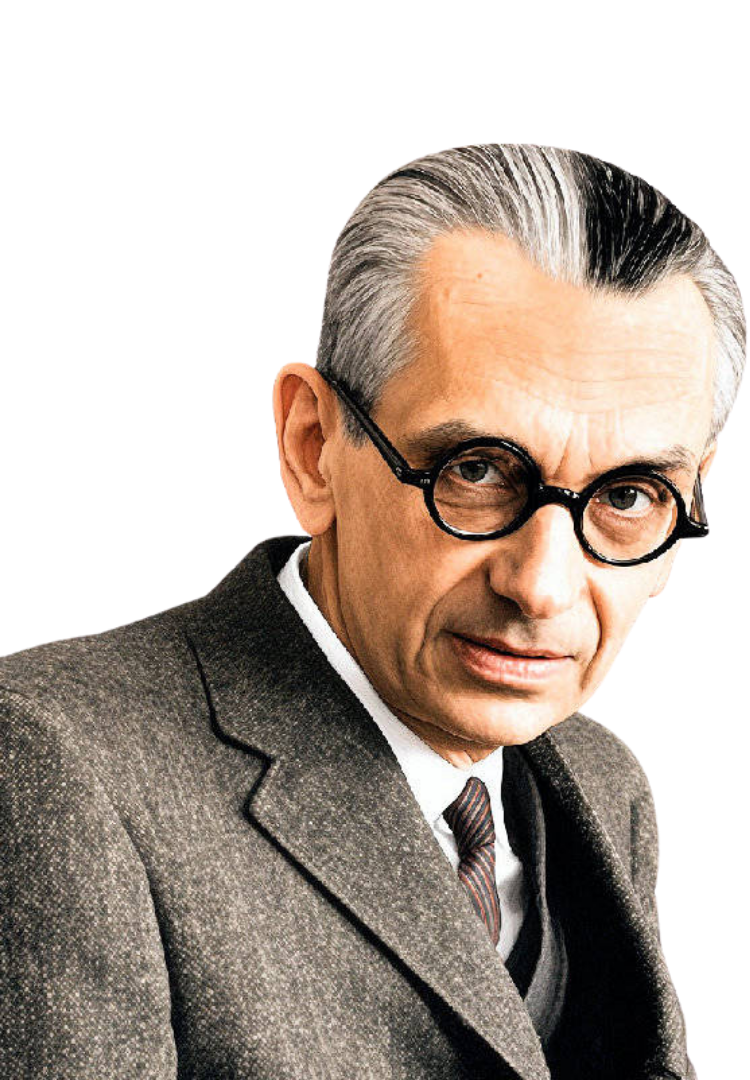
#> input picture godel-neutral.png, 750 x 1080 px
$ python cutout.py ../..
#> lines starting #> are read from the running program, lines starting #| are printed output that depends on the picture
#> in main, src is the input picture: PIL image 750x1080 RGBA; mean R, G, B, A 84.9, 72.9, 63.8, 152.7
"""Convierte fotos de personajes en recortes estilo collage: contorno crema sólido.
La sombra no se hornea: se aplica con CSS (.vn-character img) para poder ajustarla.

Uso (desde frontend/):
    python scripts/cutout.py public/assets/characters/turing
    python scripts/cutout.py public/assets/characters/godel

- Lee todos los PNG de la carpeta (excepto la subcarpeta cutout/).
- --mask: PNG cuya transparencia se aplica a todos. Sirve cuando las variantes
  (expresiones) tienen la misma silueta pero se exportaron con fondo sólido.
- Escribe los resultados en <carpeta>/cutout/ con el mismo nombre.
Requiere: pip install pillow numpy
"""
import argparse
from pathlib import Path

import numpy as np
from PIL import Image, ImageFilter


CREAM = (246, 236, 214)


def outline(img: Image.Image, mask: Image.Image | None, width: int, color=CREAM) -> Image.Image:
#> called with width = 26, color = (246, 236, 214)
    img = img.convert('RGBA')
    if mask is not None:
        img.putalpha(mask.convert('RGBA').getchannel('A'))

    # Margen para que el contorno no se corte en los bordes de arriba y los lados.
    pad = width + 4
    canvas = Image.new('RGBA', (img.width + 2 * pad, img.height + pad), (0, 0, 0, 0))
#> canvas: PIL image 810x1110 RGBA; every value is 0
    canvas.paste(img, (pad, pad))
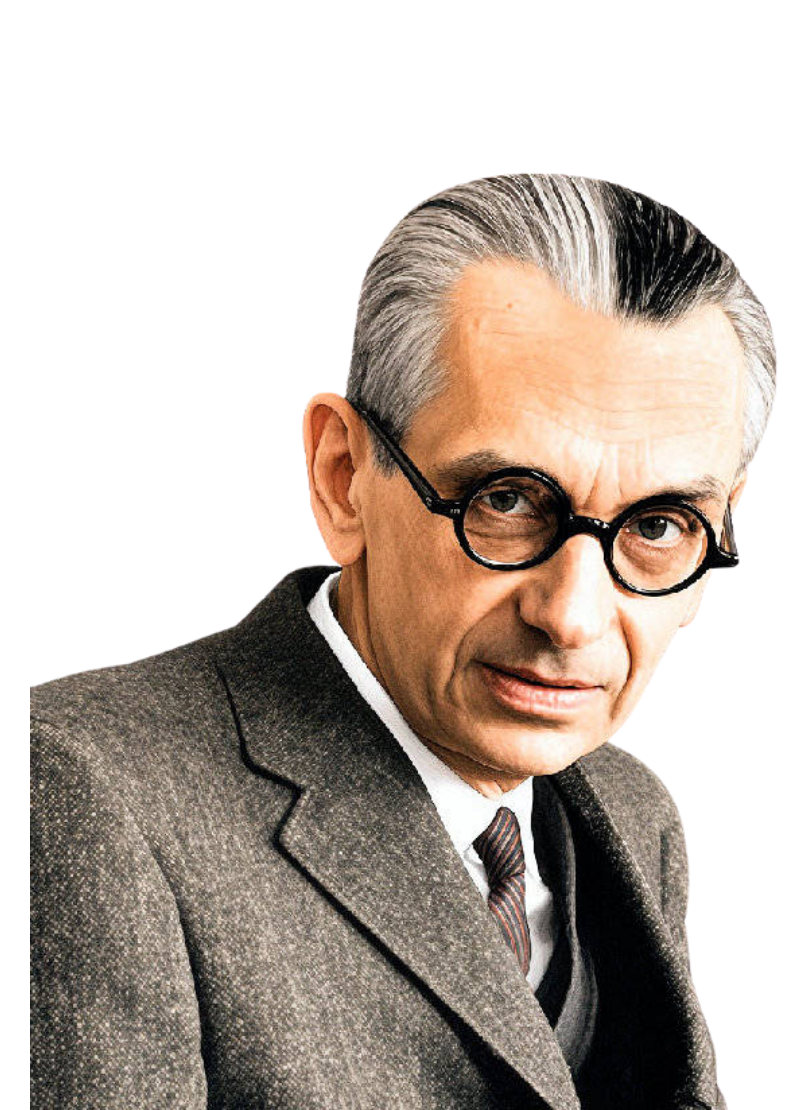
#> canvas: PIL image 810x1110 RGBA; mean R, G, B, A 76.5, 65.7, 57.5, 137.6; transparent parts drawn white

    # Dilatación con un disco: máximo de la transparencia desplazada en todas las
    # direcciones dentro del radio. Da un borde sólido y nítido (sin degradado).
    alpha = np.array(canvas.getchannel('A'))
    alpha = np.where(alpha > 40, alpha, 0)  # ignora restos semitransparentes del recorte
    grown = alpha.copy()
    h, w = alpha.shape
#> h = 1110; w = 810
    for dy in range(-width, width + 1):
        for dx in range(-width, width + 1):
            if dx * dx + dy * dy > width * width:
                continue
            shifted = np.zeros_like(alpha)
            shifted[max(dy, 0):h + min(dy, 0), max(dx, 0):w + min(dx, 0)] = \
                alpha[max(-dy, 0):h + min(-dy, 0), max(-dx, 0):w + min(-dx, 0)]
            np.maximum(grown, shifted, out=grown)
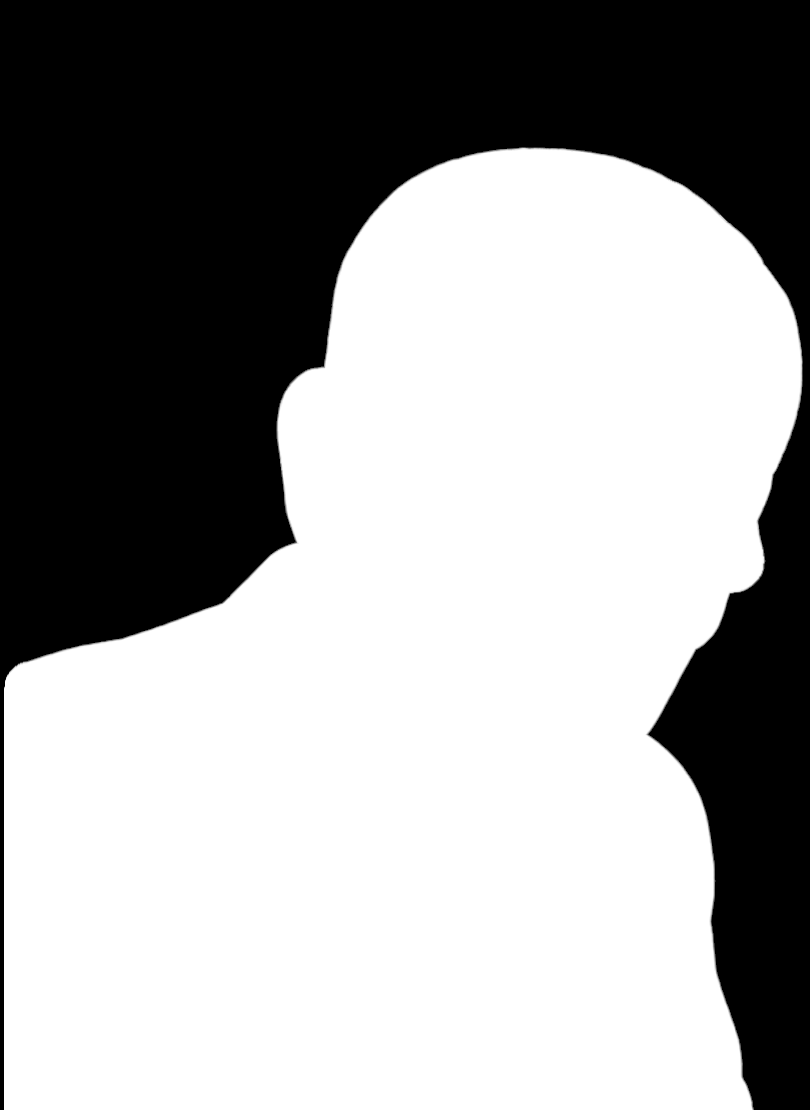
#> grown: shape (1110, 810); min 0, max 255, mean 156
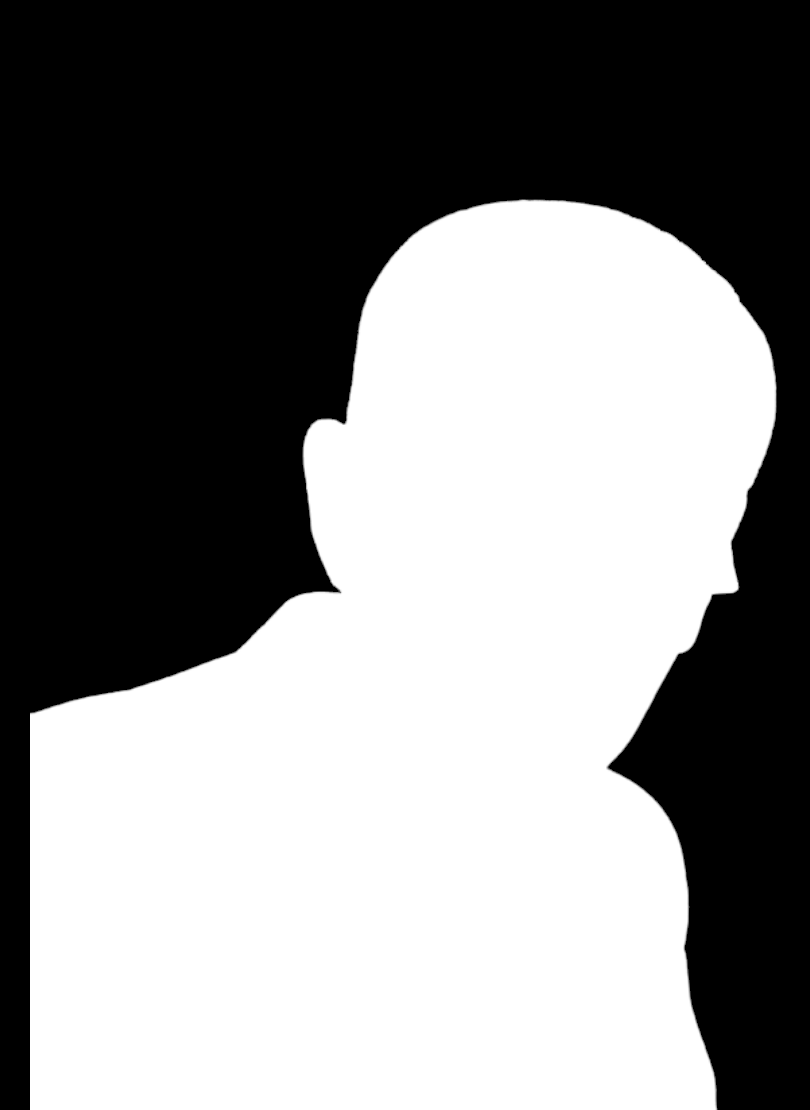
#> shifted: shape (1110, 810); min 0, max 255, mean 132.4
    # Suaviza solo 1 px para que el borde no se vea pixelado.
    grown_img = Image.fromarray(grown).filter(ImageFilter.GaussianBlur(0.7))

    ring = Image.new('RGBA', canvas.size, (*color, 0))
    ring.putalpha(grown_img)
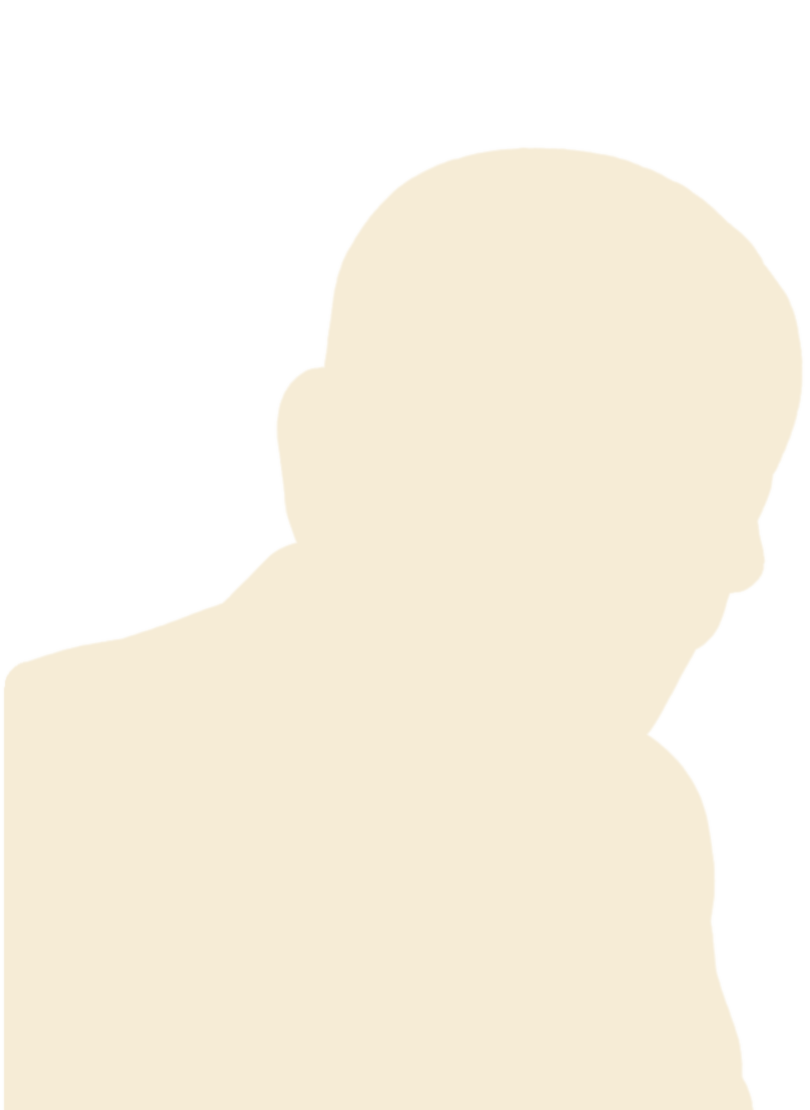
#> ring: PIL image 810x1110 RGBA; mean R, G, B, A 246, 236, 214, 156; transparent parts drawn white
    return Image.alpha_composite(ring, canvas)
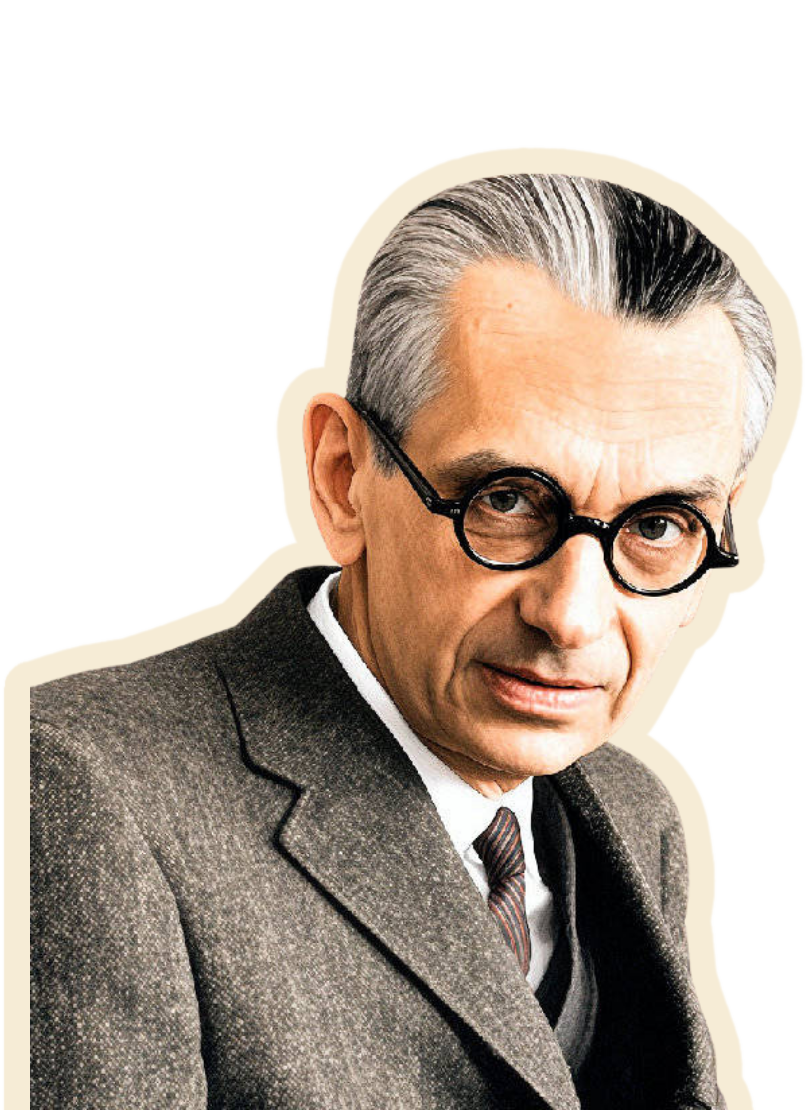
#> returned value: PIL image 810x1110 RGBA; mean R, G, B, A 189, 173.8, 155.4, 156; transparent parts drawn white


def main() -> None:
    p = argparse.ArgumentParser()
    p.add_argument('folder', type=Path)
    p.add_argument('--mask', help='PNG de la carpeta cuya transparencia se usa para todos')
    p.add_argument('--width', type=int, default=26, help='grosor del contorno en px')
    p.add_argument('--size', default='750x1080',
                   help='tamaño común (ANCHOxALTO) al que se escalan todas las expresiones antes del contorno')
    args = p.parse_args()

    out = args.folder / 'cutout'
    out.mkdir(exist_ok=True)
    size = tuple(int(n) for n in args.size.lower().split('x'))
    mask = Image.open(args.folder / args.mask) if args.mask else None
    for f in sorted(args.folder.glob('*.png')):
        src = Image.open(f)
        # Las expresiones pueden venir exportadas a otra escala (misma proporción):
        # se igualan para que el personaje no "salte" al cambiar de cara.
        if src.size != size:
            ratio_src, ratio_dst = src.width / src.height, size[0] / size[1]
            if abs(ratio_src - ratio_dst) > 0.01:
                raise SystemExit(f'{f.name} tiene otra proporción ({src.size}); expórtala como {size}')
            src = src.convert('RGBA').resize(size, Image.LANCZOS)
        if mask is not None and src.size != mask.size:
            raise SystemExit(f'{f.name} mide {src.size}, la máscara mide {mask.size}')
        outline(src, mask, args.width).save(out / f.name, optimize=True)
        print('ok', out / f.name)


if __name__ == '__main__':
    main()
